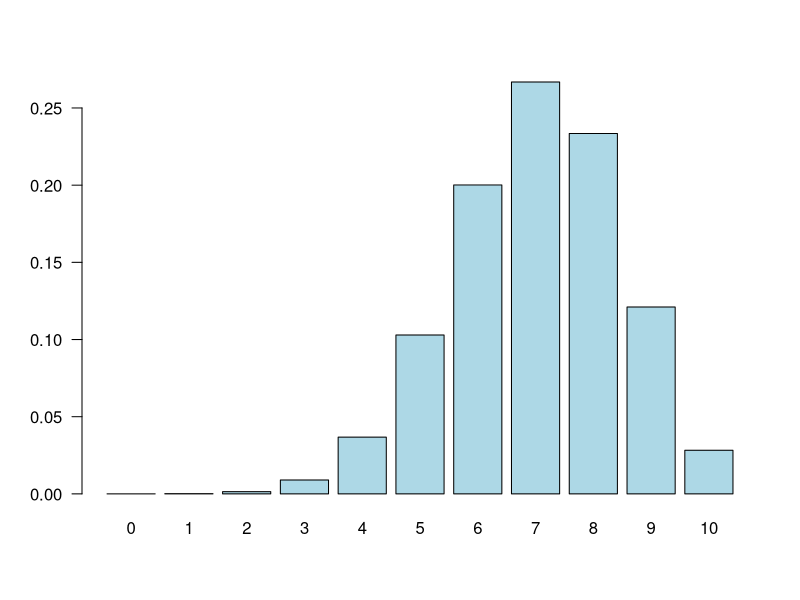

Source code (R):
## ---- chunk 1
x <- 1:5
x
px <- c(.1, .15, .2, .25, .3)
px
x*px
sum(x*px)    # E(X)
## ---- chunk 2
x - 3.5
(x - 3.5)^2
((x - 3.5)^2)*px
sum(((x - 3.5)^2)*px)   # V(X)
## ---- chunk 3
x
px
x^2
(x^2)*px
sum((x^2)*px)  # E(X^2)
14-3.5^2     # E(X^2) - [E(X)]^2
## ---- chunk 4
choose(8, 3)    # "8 choose 3"
56*.6^3*.4^5     # P(X = 3) given n = 8, p = .6
## ---- chunk 5
dbinom(3, 8, .6)     # P(X = 3) given n = 8, p = .6
## ---- chunk 6
pbinom(4, 15, .7) - pbinom(1, 15, .7)
## ---- chunk 7
dbinom(2, 15, .7) + dbinom(3, 15, .7) + dbinom(4, 15, .7)
## ---- chunk 8
px <- dbinom(0:10, 10, .7)
# adding las = 1 turns the y-axis tick mark labels horizontal, which are easier to read
barplot(px, names.arg = 0:10, las = 1, col = "lightblue")
## ---- chunk 9
dhyper(x = 2, m = 5, n = 20, k = 10)
## ---- chunk 10
dpois(3,2)
## ---- chunk 11
ppois(3, 2)
## ---- chunk 12
dbinom(2, 15, .7) + dbinom(3, 15, .7) + dbinom(4, 15, .7)
## ---- chunk 13
pbinom(4, 15, .7) - pbinom(1, 15, .7)
## ---- chunk 14
pbinom(6, 25, .25)
dbinom(6, 25, .25)
1 - pbinom(5, 25, .25)
E <- 25*.25
Var <- 25*.25*.75
pbinom(floor(E+2*sqrt(Var)), 25, .25)
## ---- chunk 15
dhyper(8, 8, 12, 15) + dhyper(3, 8, 12, 15)
mean_g <- 15*12/20
sd_g <- sqrt(20*(12/20)*(8/20))
pbinom(mean_g + sd_g, 15, 12/20)-pbinom(mean_g - sd_g, 15, 12/20)
## ---- chunk 16
dnbinom(2, 2, .2)

dnbinom(2, 2, .2) + dnbinom(1, 2, .2) + dnbinom(0, 2, .2)

2*.8/.2
# 8 boxes without desired prize, 10 boxes in total
## ---- chunk 17
ppois(10, 20) # a
dpois(10, 20) # b1
((exp(1)^-20)*(20^10))/factorial(10) # b2
ppois(20 + 2*sqrt(20),20) - ppois(20 - 2*sqrt(20), 20) # c
